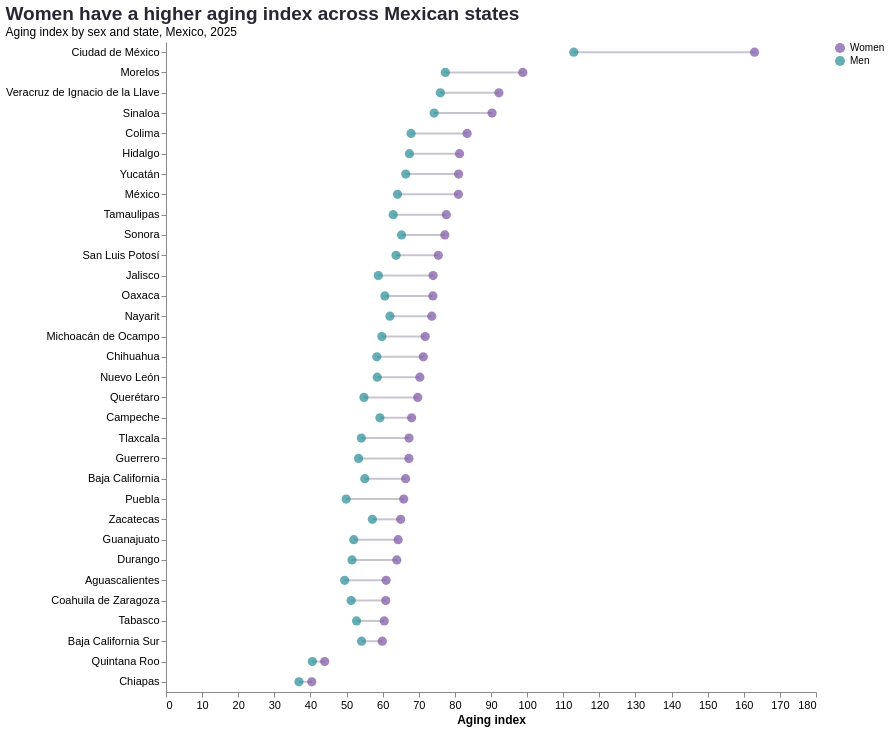

Notebook code for this chart:
### Code cell
state_order = (
    aging_states
    .sort_values("aging_index_women", ascending=False)["state"]
    .tolist()
)

base = alt.Chart(aging_long).encode(
    y=alt.Y(
        "state:N",
        sort=state_order,
        title=None,
        axis=alt.Axis(labelLimit=180)
    )
)

lines = base.mark_line(
    color="#C9C5CF",
    strokeWidth=2
).encode(
    x=alt.X(
        "aging_index:Q",
        title="Aging index"
    ),
    detail="state:N"
)

points = base.mark_circle(size=85).encode(
    x="aging_index:Q",
    color=alt.Color(
        "sex:N",
        scale=alt.Scale(
            domain=["Women", "Men"],
            range=["#7952A3", "#258C95"]
        ),
        title=None
    ),
    tooltip=[
        "state:N",
        "sex:N",
        alt.Tooltip("aging_index:Q", format=".1f")
    ]
)

aging_chart = (
    (lines + points)
    .properties(
        width=650,
        height=650,
        title=alt.TitleParams(
            text="Women have a higher aging index across Mexican states",
            subtitle="Aging index by sex and state, Mexico, 2025",
            anchor="start"
        )
    )
    .configure_view(stroke=None)
    .configure_axis(
        grid=False,
        labelFontSize=11,
        titleFontSize=12
    )
    .configure_title(
        fontSize=19,
        color="#292633"
    )
)

aging_chart

### Figure 1 — Vega-Lite specification as saved in the notebook (floating-point values rounded to 4 significant figures)
{"config": {"view": {"continuousWidth": 300, "continuousHeight": 300, "stroke": null}, "axis": {"grid": false, "labelFontSize": 11, "titleFontSize": 12}, "title": {"color": "#292633", "fontSize": 19}}, "layer": [{"mark": {"type": "line", "color": "#C9C5CF", "strokeWidth": 2}, "encoding": {"detail": {"field": "state", "type": "nominal"}, "x": {"field": "aging_index", "title": "Aging index", "type": "quantitative"}, "y": {"axis": {"labelLimit": 180}, "field": "state", "sort": ["Ciudad de México", "Morelos", "Veracruz de Ignacio de la Llave", "Sinaloa", "Colima", "Hidalgo", "Yucatán", "México", "Tamaulipas", "Sonora", "San Luis Potosí", "Jalisco", "Oaxaca", "Nayarit", "Michoacán de Ocampo", "Chihuahua", "Nuevo León", "Querétaro", "Campeche", "Tlaxcala", "Guerrero", "Baja California", "Puebla", "Zacatecas", "Guanajuato", "Durango", "Aguascalientes", "Coahuila de Zaragoza", "Tabasco", "Baja California Sur", "Quintana Roo", "Chiapas"], "title": null, "type": "nominal"}}}, {"mark": {"type": "circle", "size": 85}, "encoding": {"color": {"field": "sex", "scale": {"domain": ["Women", "Men"], "range": ["#7952A3", "#258C95"]}, "title": null, "type": "nominal"}, "tooltip": [{"field": "state", "type": "nominal"}, {"field": "sex", "type": "nominal"}, {"field": "aging_index", "format": ".1f", "type": "quantitative"}], "x": {"field": "aging_index", "type": "quantitative"}, "y": {"axis": {"labelLimit": 180}, "field": "state", "sort": ["Ciudad de México", "Morelos", "Veracruz de Ignacio de la Llave", "Sinaloa", "Colima", "Hidalgo", "Yucatán", "México", "Tamaulipas", "Sonora", "San Luis Potosí", "Jalisco", "Oaxaca", "Nayarit", "Michoacán de Ocampo", "Chihuahua", "Nuevo León", "Querétaro", "Campeche", "Tlaxcala", "Guerrero", "Baja California", "Puebla", "Zacatecas", "Guanajuato", "Durango", "Aguascalientes", "Coahuila de Zaragoza", "Tabasco", "Baja California Sur", "Quintana Roo", "Chiapas"], "title": null, "type": "nominal"}}}], "data": {"name": "data-7d83111ee1b30f3892d71adcedd8bac1"}, "height": 650, "title": {"text": "Women have a higher aging index across Mexican states", "anchor": "start", "subtitle": "Aging index by sex and state, Mexico, 2025"}, "width": 650, "$schema": "https://vega.github.io/schema/vega-lite/v6.4.1.json", "datasets": {"data-7d83111ee1b30f3892d71adcedd8bac1": [{"state": "Aguascalientes", "sex": "Women", "aging_index": 60.97}, {"state": "Baja California", "sex": "Women", "aging_index": 66.35}, {"state": "Baja California Sur", "sex": "Women", "aging_index": 59.89}, {"state": "Campeche", "sex": "Women", "aging_index": 68.01}, {"state": "Coahuila de Zaragoza", "sex": "Women", "aging_index": 60.85}, {"state": "Colima", "sex": "Women", "aging_index": 83.39}, {"state": "Chiapas", "sex": "Women", "aging_index": 40.37}, {"state": "Chihuahua", "sex": "Women", "aging_index": 71.26}, {"state": "Ciudad de México", "sex": "Women", "aging_index": 163.0}, {"state": "Durango", "sex": "Women", "aging_index": 63.92}, {"state": "Guanajuato", "sex": "Women", "aging_index": 64.29}, {"state": "Guerrero", "sex": "Women", "aging_index": 67.26}, {"state": "Hidalgo", "sex": "Women", "aging_index": 81.28}, {"state": "Jalisco", "sex": "Women", "aging_index": 73.97}, {"state": "México", "sex": "Women", "aging_index": 80.98}, {"state": "Michoacán de Ocampo", "sex": "Women", "aging_index": 71.77}, {"state": "Morelos", "sex": "Women", "aging_index": 98.81}, {"state": "Nayarit", "sex": "Women", "aging_index": 73.59}, {"state": "Nuevo León", "sex": "Women", "aging_index": 70.3}, {"state": "Oaxaca", "sex": "Women", "aging_index": 73.91}, {"state": "Puebla", "sex": "Women", "aging_index": 65.83}, {"state": "Querétaro", "sex": "Women", "aging_index": 69.71}, {"state": "Quintana Roo", "sex": "Women", "aging_index": 43.94}, {"state": "San Luis Potosí", "sex": "Women", "aging_index": 75.41}, {"state": "Sinaloa", "sex": "Women", "aging_index": 90.29}, {"state": "Sonora", "sex": "Women", "aging_index": 77.22}, {"state": "Tabasco", "sex": "Women", "aging_index": 60.44}, {"state": "Tamaulipas", "sex": "Women", "aging_index": 77.63}, {"state": "Tlaxcala", "sex": "Women", "aging_index": 67.3}, {"state": "Veracruz de Ignacio de la Llave", "sex": "Women", "aging_index": 92.19}, {"state": "Yucatán", "sex": "Women", "aging_index": 81.03}, {"state": "Zacatecas", "sex": "Women", "aging_index": 64.98}, {"state": "Aguascalientes", "sex": "Men", "aging_index": 49.47}, {"state": "Baja California", "sex": "Men", "aging_index": 55.04}, {"state": "Baja California Sur", "sex": "Men", "aging_index": 54.16}, {"state": "Campeche", "sex": "Men", "aging_index": 59.23}, {"state": "Coahuila de Zaragoza", "sex": "Men", "aging_index": 51.28}, {"state": "Colima", "sex": "Men", "aging_index": 67.87}, {"state": "Chiapas", "sex": "Men", "aging_index": 36.82}, {"state": "Chihuahua", "sex": "Men", "aging_index": 58.37}, {"state": "Ciudad de México", "sex": "Men", "aging_index": 112.9}, {"state": "Durango", "sex": "Men", "aging_index": 51.51}, {"state": "Guanajuato", "sex": "Men", "aging_index": 52.0}, {"state": "Guerrero", "sex": "Men", "aging_index": 53.33}, {"state": "Hidalgo", "sex": "Men", "aging_index": 67.41}, {"state": "Jalisco", "sex": "Men", "aging_index": 58.81}, {"state": "México", "sex": "Men", "aging_index": 64.12}, {"state": "Michoacán de Ocampo", "sex": "Men", "aging_index": 59.79}, {"state": "Morelos", "sex": "Men", "aging_index": 77.36}, {"state": "Nayarit", "sex": "Men", "aging_index": 62.01}, {"state": "Nuevo León", "sex": "Men", "aging_index": 58.5}, {"state": "Oaxaca", "sex": "Men", "aging_index": 60.61}, {"state": "Puebla", "sex": "Men", "aging_index": 49.89}, {"state": "Querétaro", "sex": "Men", "aging_index": 54.82}, {"state": "Quintana Roo", "sex": "Men", "aging_index": 40.53}, {"state": "San Luis Potosí", "sex": "Men", "aging_index": 63.71}, {"state": "Sinaloa", "sex": "Men", "aging_index": 74.25}, {"state": "Sonora", "sex": "Men", "aging_index": 65.23}, {"state": "Tabasco", "sex": "Men", "aging_index": 52.76}, {"state": "Tamaulipas", "sex": "Men", "aging_index": 62.92}, {"state": "Tlaxcala", "sex": "Men", "aging_index": 54.09}, {"state": "Veracruz de Ignacio de la Llave", "sex": "Men", "aging_index": 75.98}, {"state": "Yucatán", "sex": "Men", "aging_index": 66.39}, {"state": "Zacatecas", "sex": "Men", "aging_index": 57.15}]}}
